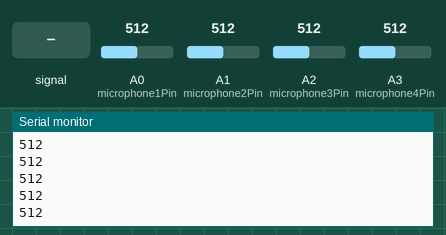
This sketch was run on a simulated Arduino Uno, built with avr-gcc and run on an emulated ATmega328P. On the bench: the last lines printed to the serial monitor. The test bench sets the inputs (shaded band); at power-on: A0 (microphone1Pin) = 512, A1 (microphone2Pin) = 512, A2 (microphone3Pin) = 512, A3 (microphone4Pin) = 512.

Above: at 1.2 s.
1.3 s: A0 (microphone1Pin) fed a 200 Hz sine of ±81 counts around its level
At 1.9 s:
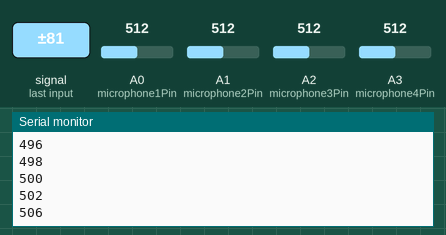
2.8 s: A1 (microphone2Pin) fed a 200 Hz sine of ±81 counts around its level
At 3.9 s:
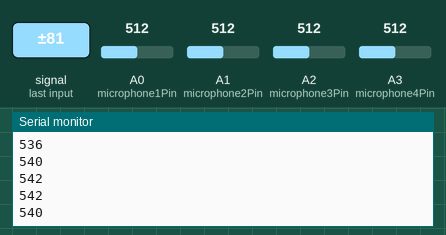
4.3 s: A2 (microphone3Pin) fed a 200 Hz sine of ±81 counts around its level
At 5.4 s:
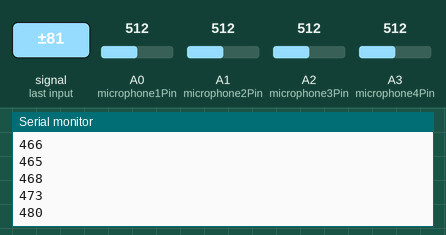
5.8 s: A3 (microphone4Pin) fed a 200 Hz sine of ±81 counts around its level
7.3 s: A0 (microphone1Pin) set to 560
At 8.0 s:
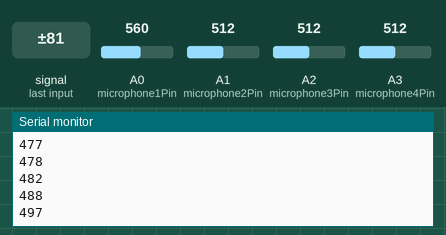
8.8 s: A1 (microphone2Pin) set to 560
At 9.9 s:
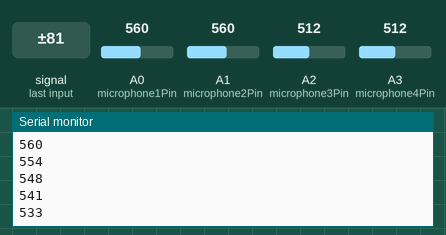
Timing chart, 0 to 11.3 s (numbered marks = the images above; inputs shaded):
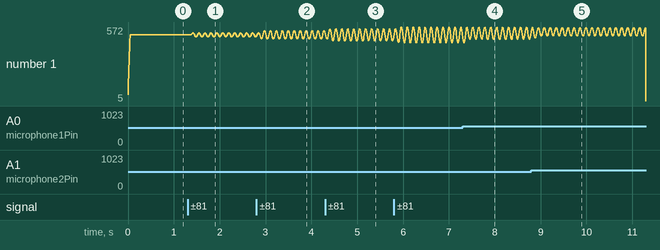

The sketch:

arduino.ino
```cpp
int microphone1Pin = A0;
int microphone2Pin = A1;
int microphone3Pin = A2;
int microphone4Pin = A3;

const int numReadings = 10;

int micreadings1[numReadings];
int micreadings2[numReadings];
int micreadings3[numReadings];
int micreadings4[numReadings];

int targetValue = 0;
int validResponse = 0;
long readIndex = 0;

long total1 = 0;
long total2 = 0;
long total3 = 0;
long total4 = 0;

int interval = 2000;
long processedSensorValue;

unsigned long startTime, motorVibrate;
bool isMotorVibrating = false;

// How to get this? Emperically
float currentThreshold = 550;
float sensorPastAverage;

void setup() {
  Serial.begin(9600);
  pinMode(microphone1Pin, INPUT);
  pinMode(microphone2Pin, INPUT);
  pinMode(microphone3Pin, INPUT);
  pinMode(microphone4Pin, INPUT);
  startTime = millis();
  motorVibrate = 0;
}


void loop()
{
  // Get clean sensor value
  processedSensorValue = smooth();

  // Set threshold dynamically
  // we constantly update the dynamic threshold. If we see that the baseline
  // average increases over a period of time, we update our current threshold
  // by dynamic threshold

  { //
    updateSensorPastAverage(processedSensorValue);
    if (hasCurrentThresholdDeviated())
    {
        currentThreshold = sensorPastAverage;
    }
  }


  // what is this plotting. What is the response of the change.
  Serial.println(processedSensorValue);

  // Check threshold and vibrate motor
  if (processedSensorValue > currentThreshold)
  {
    if (isMotorVibrating && (millis() - motorVibrate > 1000))
    {
        digitalWrite(13, LOW);
        isMotorVibrating = false;
        // stop the motor
    } else {
        digitalWrite(13, HIGH);
        isMotorVibrating = true;
        // start the motor
    }
  }
}

bool hasCurrentThresholdDeviated()
{

}

void updateSensorPastAverage(unsigned long sensorValue)
{
    // Keep taking average

}

long smooth()
{
 	long totaverage;
	long average1;
	long average2;
	long average3;
	long average4;

    total1 = total1 - micreadings1[readIndex];
	total2 = total2 - micreadings2[readIndex];
	total3 = total3 - micreadings3[readIndex];
	total4 = total4 - micreadings4[readIndex];

    micreadings1[readIndex] = analogRead(microphone1Pin);
	micreadings2[readIndex] = analogRead(microphone2Pin);
	micreadings3[readIndex] = analogRead(microphone3Pin);
	micreadings4[readIndex] = analogRead(microphone4Pin);

    total1 = total1 + micreadings1[readIndex];
	total2 = total2 + micreadings2[readIndex];
	total3 = total3 + micreadings3[readIndex];
	total4 = total4 + micreadings4[readIndex];

    readIndex = readIndex + 1;

 	if (readIndex >= numReadings) {
 			readIndex = 0;
 	}

 	average1 = total1 / numReadings;
	average2 = total2 / numReadings;
	average3 = total3 / numReadings;
	average4 = total4 / numReadings;

	totaverage = (average1 + average2 + average3 + average4) / 4;

    return totaverage;
}
```

Measured:
- after the input at 1.3 s, the serial monitor: prints a new line after 0.07 s (image 1)
- after the input at 2.8 s, the serial monitor: prints a new line after 0.09 s (image 2)
- after the input at 4.3 s, the serial monitor: prints a new line after 0.07 s (image 3)
- after the input at 7.3 s, the serial monitor: prints a new line after 0.08 s (image 4)
- after the input at 8.8 s, the serial monitor: prints a new line after 0.07 s (image 5)
- plotted number 1: 512 → 500 after the input at 1.3 s, 500 → 531 after the input at 2.8 s, 500 → 514 after the input at 5.8 s, 514 → 541 after the input at 7.3 s
